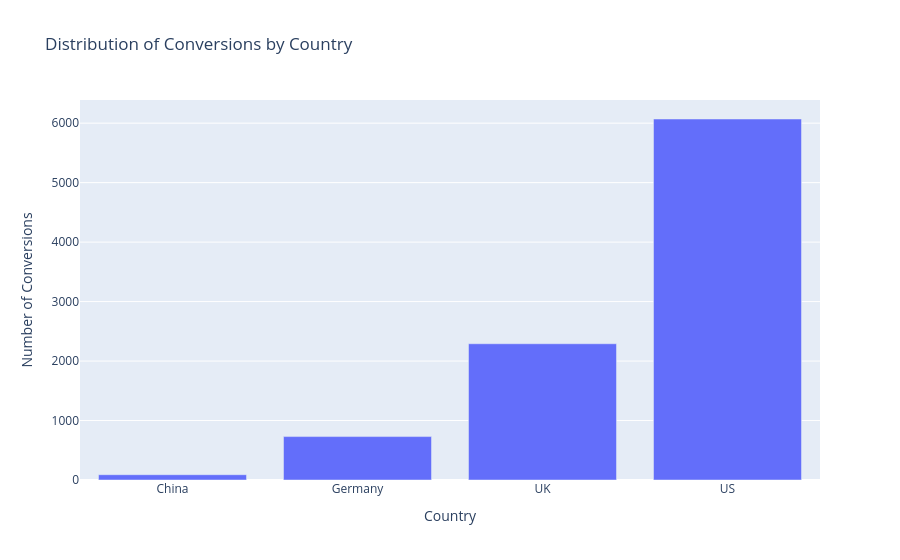

Source (notebook cell):
### Markdown cell above
![Conversion_rate](charts_as_png/2-conversion_by_age.png)

### Code cell
data_country_converted = data_train.groupby("country")["converted"].sum().reset_index()

fig = px.bar(
    data_country_converted,
    x="country",
    y="converted",
    labels={"country": "Country", "converted": "Number of Conversions"},
    title="Distribution of Conversions by Country"
)
fig.show()

### Figure 1 — Plotly figure (JSON) as saved in the notebook; plotly's stock layout.template omitted (floating-point values rounded to 4 significant figures)
{"data": [{"hovertemplate": "Country=%{x}<br>Number of Conversions=%{y}<extra></extra>", "legendgroup": "", "marker": {"color": "#636efa", "pattern": {"shape": ""}}, "name": "", "orientation": "v", "showlegend": false, "textposition": "auto", "type": "bar", "x": ["China", "Germany", "UK", "US"], "xaxis": "x", "y": [89, 730, 2291, 6070], "yaxis": "y"}], "layout": {"barmode": "relative", "legend": {"tracegroupgap": 0}, "title": {"text": "Distribution of Conversions by Country"}, "xaxis": {"anchor": "y", "domain": [0, 1], "title": {"text": "Country"}}, "yaxis": {"anchor": "x", "domain": [0, 1], "title": {"text": "Number of Conversions"}}}}
